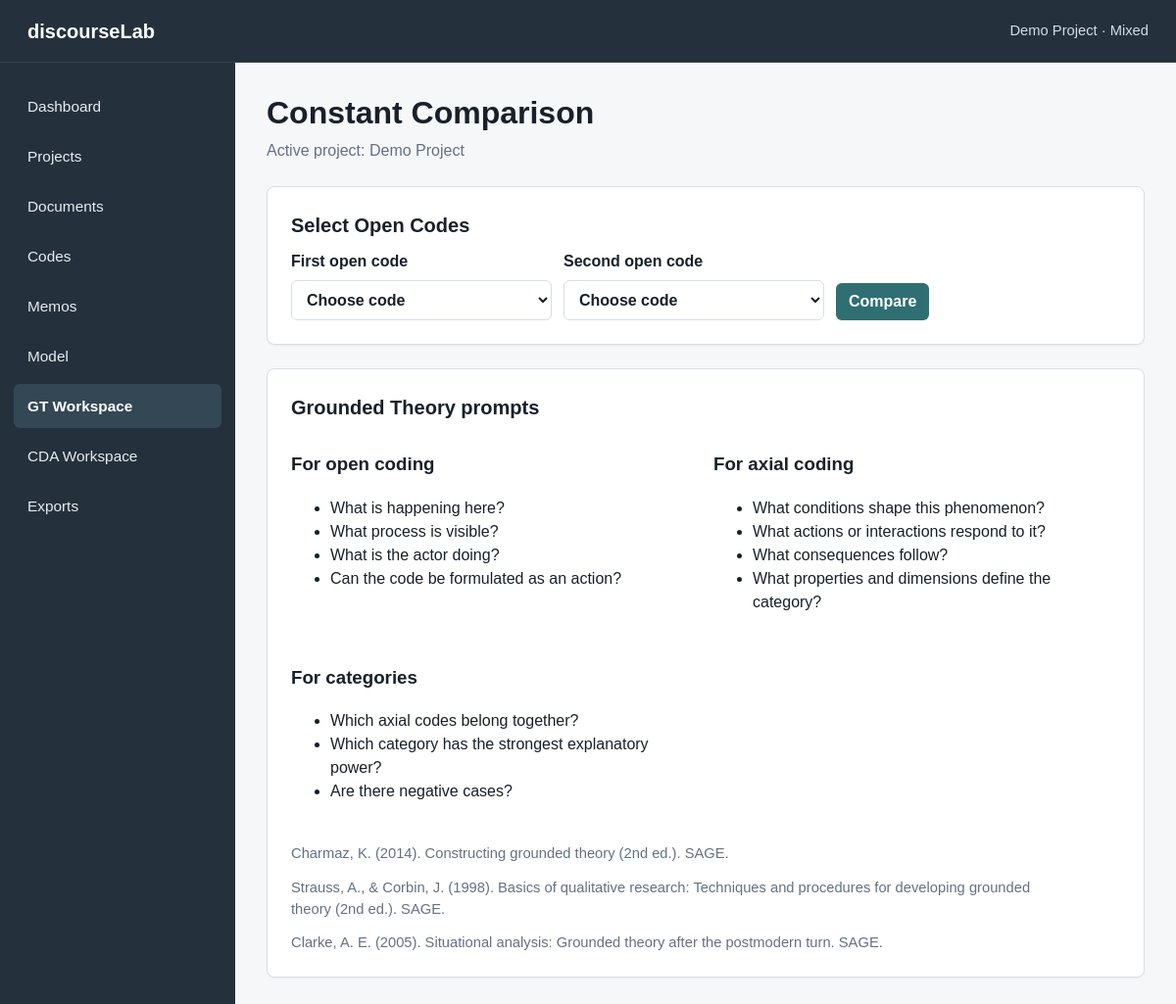
/gt/compare, run on an earlier commit of the app's database.
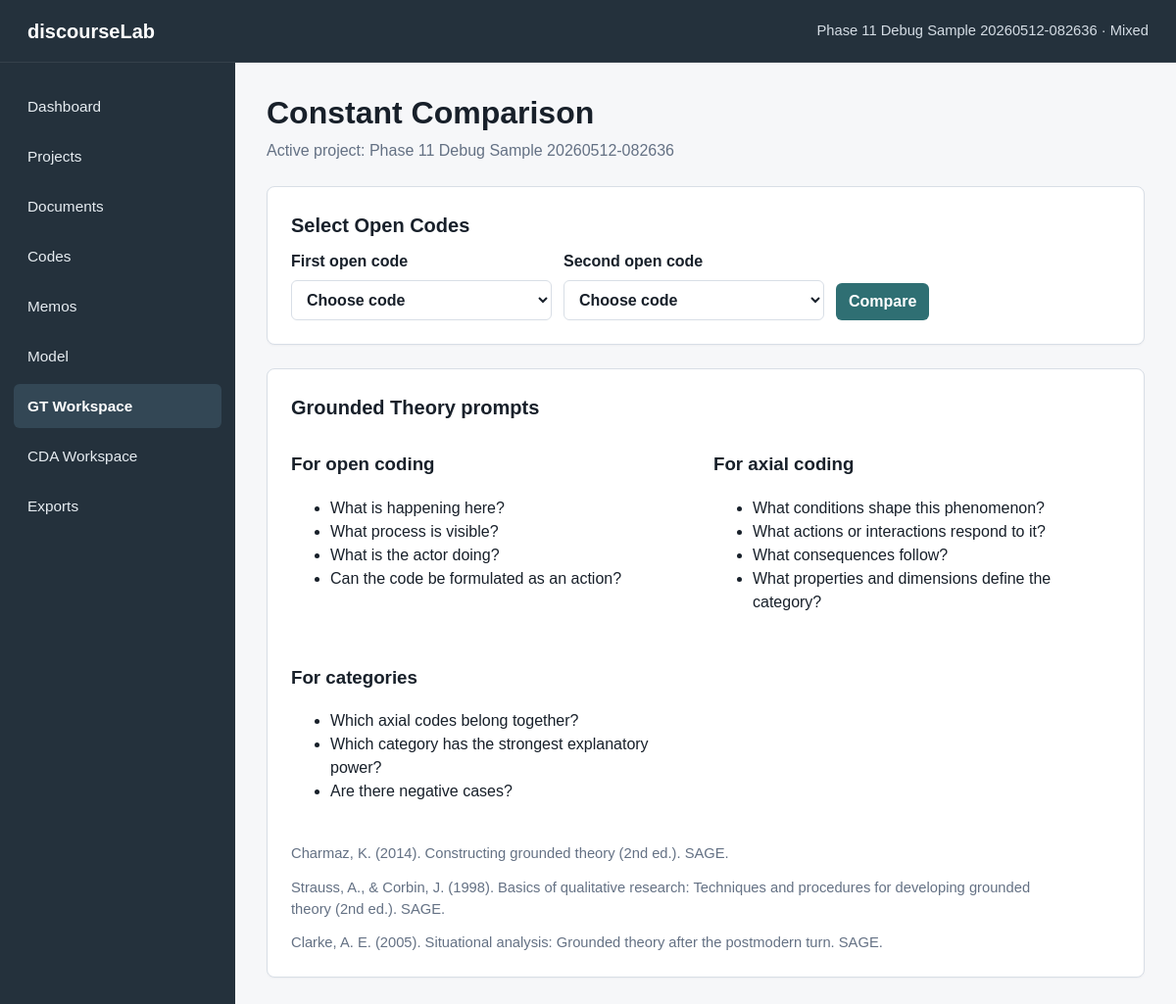
And on a later commit of the database.
### tables this page shows
CREATE TABLE projects (
    id INTEGER PRIMARY KEY AUTOINCREMENT,
    name TEXT NOT NULL,
    description TEXT,
    created_at TEXT NOT NULL DEFAULT CURRENT_TIMESTAMP,
    updated_at TEXT NOT NULL DEFAULT CURRENT_TIMESTAMP
, methodology_mode TEXT NOT NULL DEFAULT 'mixed', status TEXT NOT NULL DEFAULT 'active', last_opened_at TEXT, research_goal TEXT, principal_investigator TEXT);

### app.py (the view)
    @app.route("/gt/compare")
    def gt_compare():
        active_project = get_active_project()
        if not project_supports_gt(active_project):
            return mode_notice("GT Workspace", active_project)
        open_codes = get_open_codes_for_project(active_project["id"])
        code_a = get_compare_code(request.args.get("code_a"), active_project["id"])
        code_b = get_compare_code(request.args.get("code_b"), active_project["id"])
        return render_template(
            "gt_compare.html",
            title="Constant Comparison",
            active_page="gt",
            active_project=active_project,
            open_codes=open_codes,
            code_a=code_a,
            code_b=code_b,
            memo_status_labels=MEMO_STATUSES,
        )

### app.py (called while the page is built)
def get_db() -> sqlite3.Connection:
    if "db" not in g:
        g.db = sqlite3.connect(DATABASE)
        g.db.row_factory = sqlite3.Row
        g.db.execute("PRAGMA foreign_keys = ON")
    return g.db

def query_one(sql: str, params: tuple = ()) -> sqlite3.Row | None:
    return get_db().execute(sql, params).fetchone()

def query_all(sql: str, params: tuple = ()) -> list[sqlite3.Row]:
    return get_db().execute(sql, params).fetchall()

def get_project(project_id: int) -> sqlite3.Row | None:
    return query_one(
        """
        SELECT id, name, description, methodology_mode, status, last_opened_at,
               research_goal, principal_investigator, created_at, updated_at
        FROM projects
        WHERE id = ? AND status != 'deleted'
        """,
        (project_id,),
    )

def project_supports_gt(project: sqlite3.Row | dict) -> bool:
    return project["methodology_mode"] in {"gt", "mixed"}

def project_supports_cda(project: sqlite3.Row | dict) -> bool:
    return project["methodology_mode"] in {"cda", "mixed"}

def get_open_codes_for_project(project_id: int) -> list[sqlite3.Row]:
    return get_codes_for_project(project_id, "open")

### templates/gt_compare.html (shortened to what this page needs)
{% extends "base.html" %}
{% block content %}
<section class="page-header">
    <h1>Constant Comparison</h1>
    <p>Active project: {{ active_project.name }}</p>
</section>
<section class="info-panel import-panel">
    <h2>Select Open Codes</h2>
    <form class="filter-form" action="{{ url_for('gt_compare') }}" method="get">
        <label>
            <span>First open code</span>
            <select name="code_a" required>
                <option value="">Choose code</option>
            </select>
        </label>
        <label>
            <span>Second open code</span>
            <select name="code_b" required>
                <option value="">Choose code</option>
            </select>
        </label>
        <button type="submit" class="button-primary">Compare</button>
    </form>
</section>
{% include "_gt_helper.html" %}
{% endblock %}

### templates/base.html (shortened to what this page needs)
<!doctype html>
<html lang="en">
<head>
    <link rel="stylesheet" href="{{ url_for('static', filename='style.css') }}">
</head>
<body>
    <div class="app-shell">
        <header class="topbar">
            <div class="app-name">discourseLab</div>
            <div class="app-context">
                {{ active_project.name if active_project else "No active project" }}
                {% if active_project %}· {{ methodology_mode_labels[active_project.methodology_mode] }}{% endif %}
            </div>
        </header>
        <aside class="sidebar" aria-label="Main navigation">
            <nav class="sidebar-nav">
                <a href="{{ url_for('dashboard') }}" class="{{ 'active' if active_page == 'dashboard' else '' }}">Dashboard</a>
                <a href="{{ url_for('projects') }}" class="{{ 'active' if active_page == 'projects' else '' }}">Projects</a>
                <a href="{{ url_for('documents') }}" class="{{ 'active' if active_page == 'documents' else '' }}">Documents</a>
                <a href="{{ url_for('codes') }}" class="{{ 'active' if active_page == 'codes' else '' }}">Codes</a>
                <a href="{{ url_for('memos') }}" class="{{ 'active' if active_page == 'memos' else '' }}">Memos</a>
                <a href="{{ url_for('model_builder') }}" class="{{ 'active' if active_page == 'model' else '' }}">Model</a>
                {% if supports_gt %}
                    <a href="{{ url_for('gt_workspace') }}" class="{{ 'active' if active_page == 'gt' else '' }}">GT Workspace</a>
                {% else %}
                    <span class="nav-disabled">GT Workspace</span>
                {% endif %}
                {% if supports_cda %}
                    <a href="{{ url_for('cda_workspace') }}" class="{{ 'active' if active_page == 'cda' else '' }}">CDA Workspace</a>
                {% else %}
                    <span class="nav-disabled">CDA Workspace</span>
                {% endif %}
                <a href="{{ url_for('exports') }}" class="{{ 'active' if active_page == 'exports' else '' }}">Exports</a>
            </nav>
        </aside>
        <main class="content">
            {% block content %}{% endblock %}
        </main>
    </div>
</body>
</html>

What changed in the data, as far as the page shows it:
no longer on this page (row unchanged): projects: name "Demo Project", methodology_mode "Mixed"
added projects: name "Phase 11 Debug Sample 20260512-082636", methodology_mode "Mixed"
